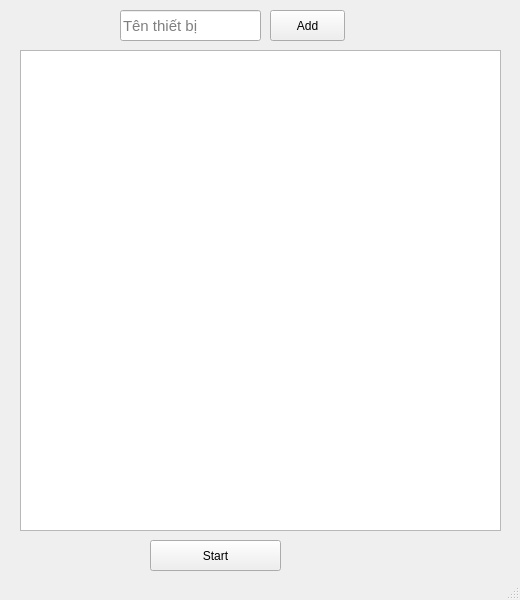
<?xml version="1.0" encoding="UTF-8"?>
<ui version="4.0">
 <class>MainWindow</class>
 <widget class="QMainWindow" name="MainWindow">
  <property name="geometry">
   <rect>
    <x>0</x>
    <y>0</y>
    <width>520</width>
    <height>600</height>
   </rect>
  </property>
  <property name="windowTitle">
   <string>MainWindow</string>
  </property>
  <widget class="QWidget" name="centralwidget">
   <widget class="QLineEdit" name="name">
    <property name="geometry">
     <rect>
      <x>120</x>
      <y>10</y>
      <width>141</width>
      <height>31</height>
     </rect>
    </property>
    <property name="font">
     <font>
      <pointsize>11</pointsize>
     </font>
    </property>
    <property name="placeholderText">
     <string>Tên thiết bị</string>
    </property>
   </widget>
   <widget class="QPushButton" name="add_device">
    <property name="geometry">
     <rect>
      <x>270</x>
      <y>10</y>
      <width>75</width>
      <height>31</height>
     </rect>
    </property>
    <property name="text">
     <string>Add</string>
    </property>
   </widget>
   <widget class="QPushButton" name="start_test">
    <property name="geometry">
     <rect>
      <x>150</x>
      <y>540</y>
      <width>131</width>
      <height>31</height>
     </rect>
    </property>
    <property name="text">
     <string>Start</string>
    </property>
   </widget>
   <widget class="QTableView" name="list_device">
    <property name="geometry">
     <rect>
      <x>20</x>
      <y>50</y>
      <width>481</width>
      <height>481</height>
     </rect>
    </property>
   </widget>
  </widget>
  <widget class="QStatusBar" name="statusbar"/>
 </widget>
 <resources/>
 <connections/>
</ui>
